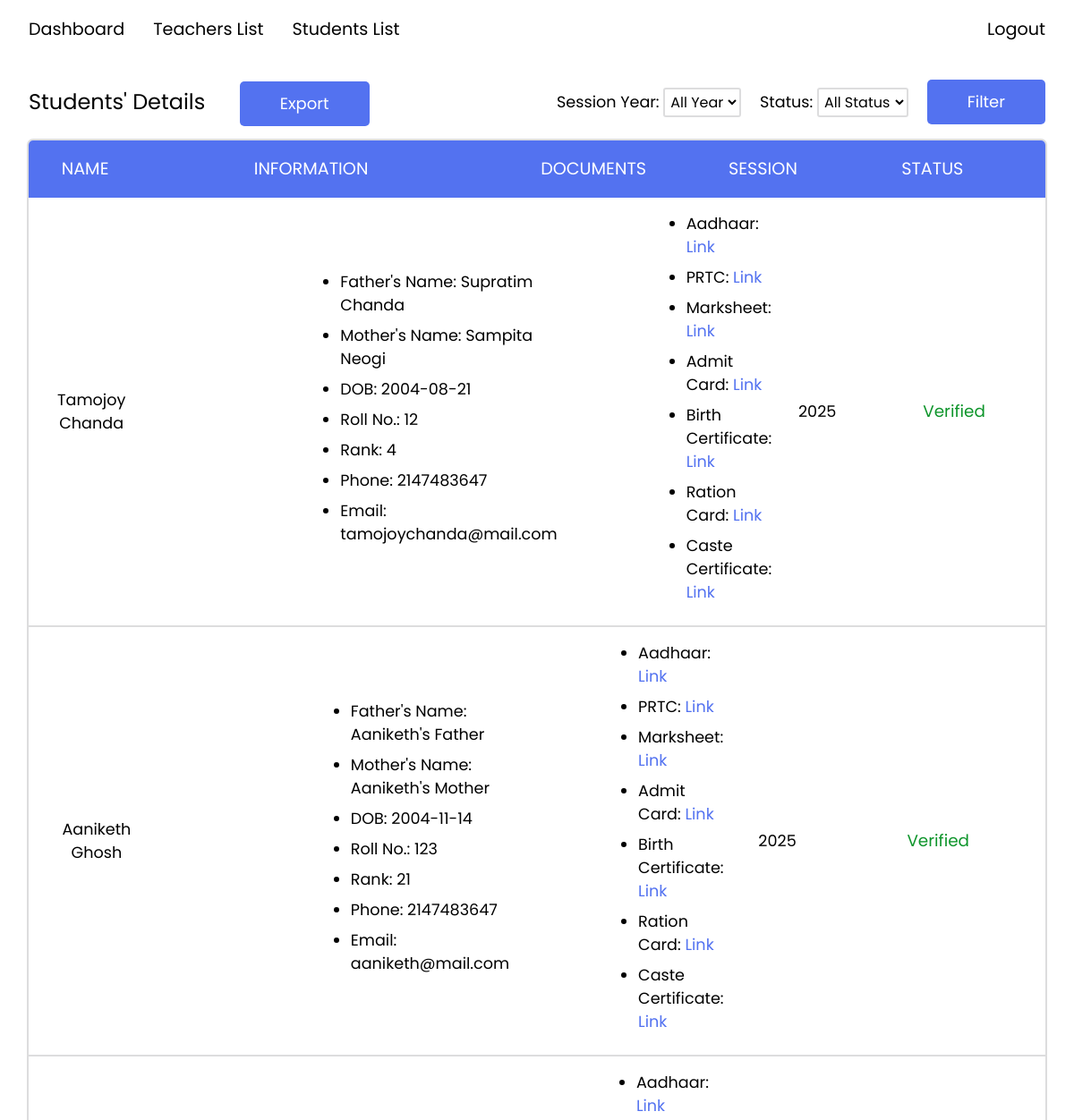
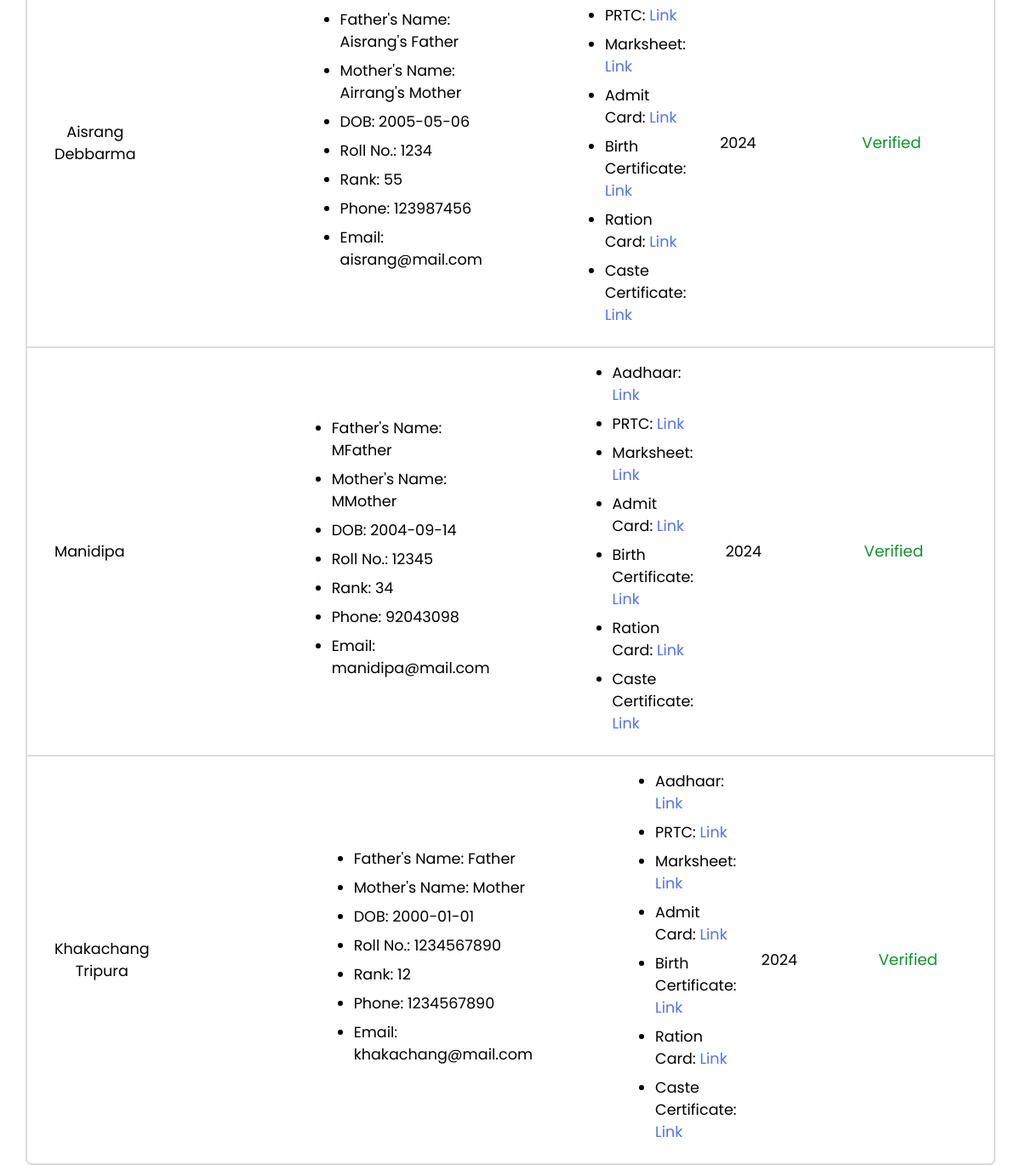
The app's page /php/adminStudent.php with its own data (2 pictures, top to bottom).
### tables this page shows
CREATE TABLE `students` (
  `user_id` int(10) NOT NULL,
  `student_name` varchar(255) NOT NULL,
  `father_name` varchar(255) DEFAULT NULL,
  `mother_name` varchar(255) DEFAULT NULL,
  `phone` varchar(255) DEFAULT NULL,
  `roll_number` int(20) NOT NULL,
  `rank` int(10) NOT NULL,
  `DOB` date NOT NULL,
  `aadhaar` varchar(255) NOT NULL,
  `PRTC` varchar(255) NOT NULL,
  `marksheet` varchar(255) NOT NULL,
  `admit_card` varchar(255) NOT NULL,
  `birth_certificate` varchar(255) NOT NULL,
  `ration_card` varchar(255) NOT NULL,
  `caste_certificate` varchar(255) DEFAULT NULL,
  `status_id` int(10) NOT NULL DEFAULT 1,
  `reg_date` date NOT NULL DEFAULT current_timestamp()
);

CREATE TABLE `user` (
  `user_id` int(10) NOT NULL,
  `user_type_id` int(10) NOT NULL DEFAULT 1,
  `email` varchar(255) NOT NULL,
  `password` varchar(255) NOT NULL,
  `security_question` varchar(255) DEFAULT NULL,
  `security_answer` varchar(255) DEFAULT NULL
);

### php/adminStudent.php (the view, shortened to what this page needs)
<?php
include 'database.php';
$studentQuery = "SELECT students.student_name, students.father_name, students.mother_name, students.phone, students.roll_number, students.rank, students.DOB,
                 students.aadhaar, students.PRTC, students.marksheet, students.admit_card, students.birth_certificate, students.ration_card, students.caste_certificate,
                 students.status_id, YEAR(students.reg_date) AS reg_year, user.email
          FROM students
          INNER JOIN user ON students.user_id = user.user_id";
$studentResult = mysqli_query($conn, $studentQuery);
?>
<!DOCTYPE html>
<html lang="en">
<head>
    <link rel="stylesheet" href="../css/admin.css">
    <link rel="stylesheet" href="https://cdnjs.cloudflare.com/ajax/libs/font-awesome/6.5.1/css/all.min.css">
</head>
<body>
    <div class="top">
        <p class="chart-header">Students' Details <a class="export" href="../php/export.php"><input type="submit" value="Export"></a></p>
        <div class="filters">
            <div class="options">
                <form action="" method="post">
                    <label for="sessionYear">Session Year:</label>
                    <select name="sessionYear" id="sessionYear">
                        <option value="">All Year</option>
                    </select>
                    <label for="status">Status:</label>
                    <select name="status" id="status">
                        <option value="">All Status</option>
                    </select>
                    <input class="filter-submit" type="submit" value="Filter">
                </form>
            </div>
        </div>
    </div>
    <div class="table">
        <div class="student-table header">
            <div class="column id">NAME</div>
            <div class="column info">INFORMATION</div>
            <div class="column doc">DOCUMENTS</div>
            <div class="column year">SESSION</div>
            <div class="column status">STATUS</div>
        </div>
        <?php
        while ($row = mysqli_fetch_assoc($studentResult)) {
        ?>
            <div class="student-table data">
                <div class="rows id"><?php echo $row['student_name']; ?></div>
                <div class="rows info">
                    <ul>
                        <li>Father's Name: <?php echo $row['father_name']; ?></li>
                        <li>Mother's Name: <?php echo $row['mother_name']; ?></li>
                        <li>DOB: <?php echo $row['DOB']; ?></li>
                        <li>Roll No.: <?php echo $row['roll_number']; ?></li>
                        <li>Rank: <?php echo $row['rank']; ?></li>
                        <li>Phone: <?php echo $row['phone']; ?></li>
                        <li>Email: <?php echo $row['email']; ?></li>
                    </ul>
                </div>
                <div class="rows docs">
                    <ul>
                        <li>Aadhaar: <a target="_blank" href="<?php echo $row['aadhaar']; ?>">Link</a></li>
                        <li>PRTC: <a target="_blank" href="<?php echo $row['PRTC']; ?>">Link</a></li>
                        <li>Marksheet: <a target="_blank" href="<?php echo $row['marksheet']; ?>">Link</a></li>
                        <li>Admit Card: <a target="_blank" href="<?php echo $row['admit_card']; ?>">Link</a></li>
                        <li>Birth Certificate: <a target="_blank" href="<?php echo $row['birth_certificate']; ?>">Link</a></li>
                        <li>Ration Card: <a target="_blank" href="<?php echo $row['ration_card']; ?>">Link</a></li>
                        <li>Caste Certificate: <a target="_blank" href="<?php echo $row['caste_certificate']; ?>">Link</a></li>
                    </ul>
                </div>
                <div class="rows year">
                    <?php echo $row['reg_year']; ?>
                </div>
                <div class="rows status <?php
                                        if ($row['status_id'] == 1) {
                                            echo "Pending";
                                        } elseif ($row['status_id'] == 2) {
                                            echo "Verified";
                                        } elseif ($row['status_id'] == 3) {
                                            echo "Rejected";
                                        }
                                        ?>">
                    <?php
                    if ($row['status_id'] == 1) {
                        echo "Pending";
                    } elseif ($row['status_id'] == 2) {
                        echo "Verified";
                    } elseif ($row['status_id'] == 3) {
                        echo "Rejected";
                    }
                    ?>
                </div>
            </div>
        <?php
        }
        ?>
    </div>
</body>
</html>

### css/admin.css (style rules this page uses)
* { margin: 0; padding: 0; box-sizing: border-box; font-family: "Poppins", sans-serif; }
body { min-height: 100vh; background-color: #ffffff; overflow-x: hidden; }
.chart-header { padding: 2rem 2rem 1rem 2rem; text-align: left; font-size: 1.5rem; }
form input { height: 50px; width: 100%; outline: none; padding: 0 45px; font-size: 18px; border-radius: 5px; border: 1px solid #bfbfbf; border-bottom-width: 2px; }
form input::placeholder { color: #bfbfbf; font-size: 17px; }
form input[type="submit"] { margin-top: -20px; width: auto; border: none; color: #fff; cursor: pointer; background: #5372f0; transition: backgroud 0.2s ease; }
.table { box-shadow: rgba(0, 0, 0, 0.02) 0px 1px 3px 0px, rgba(27, 31, 35, 0.15) 0px 0px 0px 2px; border-radius: 5px; margin: 0 2rem 2rem 2rem; }
.student-table { display: grid; grid-template-columns: .5fr 1.5fr 1fr .5fr 1fr; grid-template-rows: 4rem; width: auto; }
.student-table .column { background-color: #5372f0; color: #fff; display: flex; flex-direction: column; align-items: center; justify-content: center; font-size: 1.2rem; }
.student-table .column.id { border-radius: 5px 0 0 0; }
.student-table .column.status { border-radius: 0 5px 0 0; }
.student-table.data { display: grid; grid-template-columns: .5fr 1.5fr 1fr .5fr 1fr; grid-template-rows: auto; width: auto; }
.student-table.data .rows { width: minmax(4rem, auto); padding: 1rem 0 1rem 0; }
.student-table.data .rows.status, .student-table.data .rows.year { display: flex; justify-content: center; align-items: center; }
.student-table.data .rows.info { display: flex; justify-content: start; align-items: center; padding-left: 15rem; }
.student-table.data .rows.docs { display: flex; justify-content: start; align-items: center; padding-left: 9rem; }
.student-table.data .rows.id { display: flex; justify-content: start; align-items: center; padding-left: 2rem; }
.student-table.data .rows.id { border-radius: 0 0 0 5px; text-align: center; }
.student-table.data .rows.status { border-radius: 0 0 5px 0; }
.student-table.data { border-bottom: 2px solid rgba(27, 31, 35, 0.15); }
.table .student-table.data:last-of-type { border-bottom: none; }
.docs a { text-decoration: none; color: #5372f0; }
li { margin-bottom: .5rem; }
.export input[type="submit"] { margin-top: -20px; margin-left: 2rem; height: 50px; width: inherit; outline: none; padding: 0 45px; font-size: 18px; border-radius: 5px; border: 1px solid #bfbfbf; border-bottom-width: 2px; border: none; color: #fff; cursor: pointer; background: #5372f0; transition: backgroud 0.2s ease; }
.rows { font-size: 1.1rem; }
.rows.status { font-size: 1.15rem; }
.Verified { color: #0e952b; }
.filters { display: flex; justify-content: start; align-items: center; padding-right: 2rem; }
.filters .options { padding-top: 1rem; font-size: 1.1rem; }
#sessionYear { margin-right: 1rem; }
.top { display: flex; justify-content: space-between; }
.options select { border: 2px solid rgba(27, 31, 35, 0.15); border-radius: 3px; background: none; padding: 2px; font-size: 1rem; }
.filter-submit { margin-left: 1rem; }

### css/nav.css (style rules this page uses)
* { margin: 0; padding: 0; box-sizing: border-box; font-family: "Poppins", sans-serif; }
.navbar { top: 0; position: sticky; min-width: 100vw; height: 8vh; display: flex; align-items: center; justify-content: space-between; padding: 0 2rem 0 2rem; backdrop-filter: blur(2rem); z-index: 10; }
.navbar a { text-decoration: none; color: #000; font-weight: 400; font-size: 1.2rem; cursor: pointer; }
.nav-left { display: flex; gap: 2rem; }

### records on screen
students: student_name "Tamojoy Chanda", father_name "Supratim Chanda", mother_name "Sampita Neogi", DOB "2004-08-21", roll_number "12", rank "4", phone "2147483647", user.email "tamojoychanda@mail.com", reg_year "2025", shows "Verified"
students: student_name "Aaniketh Ghosh", father_name "Aaniketh's Father", mother_name "Aaniketh's Mother", DOB "2004-11-14", roll_number "123", rank "21", phone "2147483647", user.email "aaniketh@mail.com", reg_year "2025", shows "Verified"
students: student_name "Aisrang Debbarma", father_name "Aisrang's Father", mother_name "Airrang's Mother", DOB "2005-05-06", roll_number "1234", rank "55", phone "123987456", user.email "aisrang@mail.com", reg_year "2024", shows "Verified"
students: student_name "Manidipa", father_name "MFather", mother_name "MMother", DOB "2004-09-14", roll_number "12345", rank "34", phone "92043098", user.email "manidipa@mail.com", reg_year "2024", shows "Verified"
students: student_name "Khakachang Tripura", father_name "Father", mother_name "Mother", DOB "2000-01-01", roll_number "1234567890", rank "12", phone "1234567890", user.email "khakachang@mail.com", reg_year "2024", shows "Verified"
